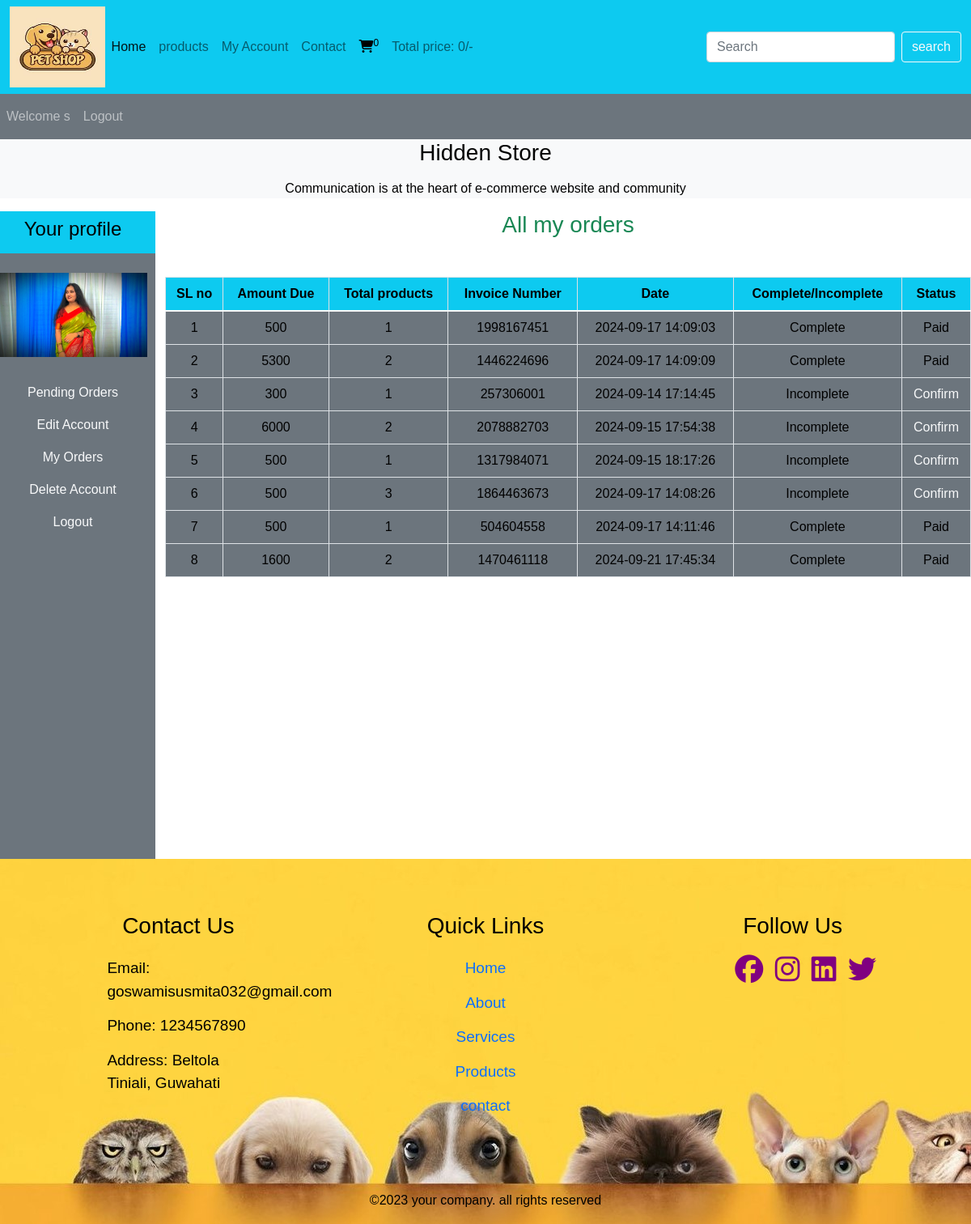
The page /users_area/profile.php?my_orders (signed in) on the database its author committed.
### tables this page shows
CREATE TABLE `user_table` (
  `user_id` int(11) NOT NULL,
  `username` varchar(100) NOT NULL,
  `user_email` varchar(100) NOT NULL,
  `user_password` varchar(255) NOT NULL,
  `user_image` varchar(255) NOT NULL,
  `user_ip` varchar(100) NOT NULL,
  `user_address` varchar(255) NOT NULL,
  `user_mobile` varchar(20) NOT NULL
);

CREATE TABLE `user_orders` (
  `order_id` int(11) NOT NULL,
  `user_id` int(11) NOT NULL,
  `amount_due` int(255) NOT NULL,
  `invoice_number` int(255) NOT NULL,
  `total_products` int(255) NOT NULL,
  `order_date` timestamp NOT NULL DEFAULT current_timestamp() ON UPDATE current_timestamp(),
  `order_status` varchar(255) NOT NULL
);

### users_area/user_orders.php (the view, shortened to what this page needs)
<!DOCTYPE html>
<html lang="en">
<head>
</head>
<body>
    <?php
    $username=$_SESSION['username'];
    $get_user="SELECT * from `user_table` where username='$username'";
    $result=mysqli_query($conn,$get_user);
    $row_fetch=mysqli_fetch_assoc($result);
    $user_id=$row_fetch['user_id'];
    ?>
<h3 class="text-success">All my orders</h3>
<table class="table table-bordered mt-5">
    <thead class="bg-info">
    <tr>
    <th>SL no</th>
    <th>Amount Due</th>
    <th>Total products</th>
    <th>Invoice Number</th>
    <th>Date</th>
    <th>Complete/Incomplete</th>
    <th>Status</th>
</tr>
</thead>
<tbody class="bg-secondary text-light">
    <?php
        $get_order_details="SELECT * from `user_orders` where user_id=$user_id";
        $result_orders=mysqli_query($conn,$get_order_details);
        $number=1;
        while($row_orders=mysqli_fetch_assoc($result_orders)){
            $order_id=$row_orders['order_id'];
            $amount_due=$row_orders['amount_due'];
            $total_products=$row_orders['total_products'];
            $invoice_number=$row_orders['invoice_number'];
            $order_status=$row_orders['order_status'];
              if($order_status=='pending'){
                $order_status='Incomplete';
                 }
                 else{
                $order_status='Complete';
                 }
            $order_date=$row_orders['order_date'];
            echo "  <tr>
        <td>$number</td>
        <td>$amount_due</td>
        <td>$total_products</td>
        <td>$invoice_number</td>
        <td>$order_date</td>
        <td>$order_status</td>";
        ?>
        <?php
        if($order_status=='Complete'){
            echo "<td>Paid</td>";
        }else{
            echo "<td><a href='confirm_payment.php?order_id=$order_id' class='text-light'>Confirm</a></td>
            </tr>";
        }
         $number++;
        }
    ?>
    </tbody>
</table>
</body>
</html>

### users_area/profile.php (shortened to what this page needs)
<?php
 include('../includes/connect.php');
 include('../functions/common_function.php');
?>
<!DOCTYPE html>
<html lang="en">
<head>
    <link href="https://cdn.jsdelivr.net/npm/bootstrap@5.1.3/dist/css/bootstrap.min.css" rel="stylesheet">
    <link rel="stylesheet" href="https://cdnjs.cloudflare.com/ajax/libs/font-awesome/6.5.2/css/all.min.css" />
     <link rel="stylesheet" href="../style.css">
</head>
<body>
     <div class="container-fluid p-0">
        <nav class="navbar navbar-expand-lg navbar-light bg-info">
  <div class="container-fluid">
   <img src="../webimg/petshoplogo.png" alt="" class="logo">
    <div class="collapse navbar-collapse" id="navbarSupportedContent">
      <ul class="navbar-nav me-auto mb-2 mb-lg-0">
        <li class="nav-item">
          <a class="nav-link active" aria-current="page" href="../index.php">Home</a>
        </li>
        <li class="nav-item">
          <a class="nav-link" href="../display_all.php">products</a>
        </li>
        <li class="nav-item">
          <a class="nav-link" href="profile.php">My Account</a>
        </li>
        <li class="nav-item">
          <a class="nav-link" href="#">Contact</a>
        </li>
        <li class="nav-item">
          <a class="nav-link" href="../cart.php"><i class="fa-solid fa-cart-shopping"></i><sup><?php  cart_item(); ?></sup></a>
          </li>
        <li class="nav-item">
          <a class="nav-link" href="#">Total price: <?php total_cart_price(); ?>/-</a>
        </li>
      </ul>
      <form class="d-flex" action="../search_product.php" method="get">
        <input class="form-control me-2" type="search" placeholder="Search" aria-label="Search" name="search_data">
         <input type="submit" value="search" class="btn btn-outline-light" name="search_data_product">
      </form>
    </div>
  </div>
</nav>
      <nav class="navbar navbar-expand-lg navbar-dark bg-secondary">
        <ul class="navbar-nav me-auto">
        <?php
if(!isset($_SESSION['username'])){
  echo " <li class='nav-item'>
  <a class='nav-link' href='#'>Welcome guest</a></li>";
 }else{
   echo " <li class='nav-item'>
  <a class ='nav-link' href='#'>Welcome ".$_SESSION['username']."</a></li>";
 }
     if(!isset($_SESSION['username'])){
      echo " <li class='nav-item'>
      <a class= 'nav-link' href='./users_area/user_login.php'>Login</a></li>";
     }else{
       echo " <li class='nav-item'>
      <a class ='nav-link' href='logout.php'>Logout</a></li>";
     }
        ?>
        </ul>
      </nav>
        <div class="bg-light">
        <h3 class="text-center">Hidden Store</h3>
        <p class="text-center">Communication is at the heart of e-commerce website and community</p>
</div>
 <div class="row">
    <div class="col-md-2 p-0">
        <ul class="navbar-nav bg-secondary text-center" style="height:100vh">
        <li class="nav-item bg-info">
          <a class="nav-link text-light"  href="#"><h4>Your profile</h4></a>
        </li>
        <?php
          $username=$_SESSION['username'];
          $user_image="SELECT * from `user_table` where username='$username'";
          $user_image=mysqli_query($conn, $user_image);
          $row_image=mysqli_fetch_array($user_image);
          $user_image=$row_image['user_image'];
          echo "<li class='nav-item'>
         <img src='./user_images/$user_image' class='profile_img my-4'alt='' >
           </li>";
        ?>
        <li class="nav-item ">
          <a class="nav-link text-light"  href="profile.php">Pending Orders</a>
        </li>
        <li class="nav-item ">
          <a class="nav-link text-light"  href="profile.php?edit_account">Edit Account</a>
        </li>
        <li class="nav-item ">
          <a class="nav-link text-light"  href="profile.php?my_orders">My Orders</a>
        </li>
        <li class="nav-item ">
          <a class="nav-link text-light"  href="profile.php?delete_account">Delete Account</a>
        </li>
        <li class="nav-item ">
          <a class="nav-link text-light"  href="logout.php">Logout</a>
        </li>
        </ul>
    </div>
    <div class="col-md-10 text-center">
    <?php  get_user_order_details();
    if(isset($_GET['my_orders'])){
      include('user_orders.php');
    }
    ?>
    </div>
 </div>
         <?php include("../includes/footer.php") ?>
        </div>
</body>
</html>

### functions/common_function.php (shortened to what this page needs)
<?php
 function getIPAddress() {
   if(!empty($_SERVER['HTTP_CLIENT_IP'])) {
              $ip = $_SERVER['HTTP_CLIENT_IP'];
      }
  elseif (!empty($_SERVER['HTTP_X_FORWARDED_FOR'])) {
              $ip = $_SERVER['HTTP_X_FORWARDED_FOR'];
   }
  else{
           $ip = $_SERVER['REMOTE_ADDR'];
   }
   return $ip;
}
  function cart_item(){
      if(isset($_GET['add_to_cart'])){
        global $conn;
        $get_ip_add = getIPAddress();
        $select_query="SELECT * from `cart_details` where ip_address='$get_ip_add'";
        $result_query=mysqli_query($conn,$select_query);
        $count_cart_items=mysqli_num_rows($result_query);
        }else{
          global $conn;
          $get_ip_add = getIPAddress();
          $select_query="SELECT * from `cart_details` where ip_address='$get_ip_add'";
          $result_query=mysqli_query($conn,$select_query);
          $count_cart_items=mysqli_num_rows($result_query);
        }
        echo $count_cart_items;
        }
        function total_cart_price(){
          $total_price=0;
echo $total_price;
      }
?>

### includes/footer.php (shortened to what this page needs)
<footer>
<div class="p-0 my-3 container">
    <div class="footer-content">
        <h3>Contact Us</h3>
        <p> Email: goswamisusmita032@gmail.com</p>
        <p> Phone: 1234567890</p>
        <p>Address: Beltola Tiniali, Guwahati</p>
        </div>
<div class="footer-content">
    <h3>Quick Links</h3>
    <ul class="list">
        <li><a href="">Home</a></li>
        <li><a href="">About</a></li>
        <li><a href="">Services</a></li>
        <li><a href="">Products</a></li>
        <li><a href="">contact</a></li>
    </ul>
</div>
<div class="footer-content ">
    <h3>Follow Us</h3>
    <ul class="social-icons">
    <li><a href=""><i class="fab fa-facebook"></i></a></li>
    <li><a href=""><i class="fab fa-instagram"></i></a></li>
    <li><a href=""><i class="fab fa-linkedin"></i></a></li>
    <li><a href=""><i class="fab fa-twitter"></i></a></li>
    </ul>
</div>
</div>
<div class="bottom-bar">
    <p>&copy;2023 your company. all rights reserved </p>
</div>
</footer>

### style.css (style rules this page uses)
* { margin: 0; padding: 0; box-sizing: border-box; }
.logo { width: 10%; height: 100px; }

### users_area/profile.php (style rules this page uses)
body { overflow-x:hidden; }
.profile_img { width: 90%; margin:auto; display:block; object-fit: cvontain; }

### includes/footer.php (style rules this page uses)
* { margin: 0; padding: 0; font-family: Arial,Helvetica,sans-serif; color: black; }
footer { background-image: url(./webimg/footer1.jpg) ; padding-top: 50px; }
.container { width: 9; margin: auto; display: flex; justify-content: center; }
.footer-content { width: 33.3%; }
h3 { font-size: 28px; margin-bottom: 15px; text-align: center; }
.footer-content p { width: 190px; margin: auto; padding: 7px; font-size:19px; }
.footer-content ul { text-align: center; }
.list { padding: 0; }
.list li { width: auto; text-align: center; list-style-type: none; padding: 7px; position: relative; font-size:19px; }
.list li::before { content: ''; position: absolute; transform: translate(-50%,-50%); left: 50%; top: 100%; width: 0; height: 2px; background: #f18930; transition-duration: .5s; }
.social-icons li { text-align: center; padding: 0; }
.social-icons li { display: inline-block; text-align: center; padding: 5px; }
.social-icons i { color: purple; font-size: 35px; }
a { text-decoration: none; }
.bottom-bar { background: ; text-align: center; padding: 10px 0; margin-top: 50px; }
.bottom-bar p { colo: #343434; margin: 0; font-size: 16px; padding: 7px; }

### rows shown on the page
user_table: user_image (picture)
user_orders: amount_due "500", total_products "1", invoice_number "1998167451", order_date "2024-09-17 14:09:03", order_status "Complete", shows "Paid"
user_orders: amount_due "5300", total_products "2", invoice_number "1446224696", order_date "2024-09-17 14:09:09", order_status "Complete", shows "Paid"
user_orders: amount_due "300", total_products "1", invoice_number "257306001", order_date "2024-09-14 17:14:45", order_status "Incomplete"
user_orders: amount_due "6000", total_products "2", invoice_number "2078882703", order_date "2024-09-15 17:54:38", order_status "Incomplete"
user_orders: amount_due "500", total_products "1", invoice_number "1317984071", order_date "2024-09-15 18:17:26", order_status "Incomplete"
user_orders: amount_due "500", total_products "3", invoice_number "1864463673", order_date "2024-09-17 14:08:26", order_status "Incomplete"
user_orders: amount_due "500", total_products "1", invoice_number "504604558", order_date "2024-09-17 14:11:46", order_status "Complete", shows "Paid"
user_orders: amount_due "1600", total_products "2", invoice_number "1470461118", order_date "2024-09-21 17:45:34", order_status "Complete", shows "Paid"

### other values the page prints
$count_cart_items "0"
$total_price "0"
$_SESSION['username'] "s"
